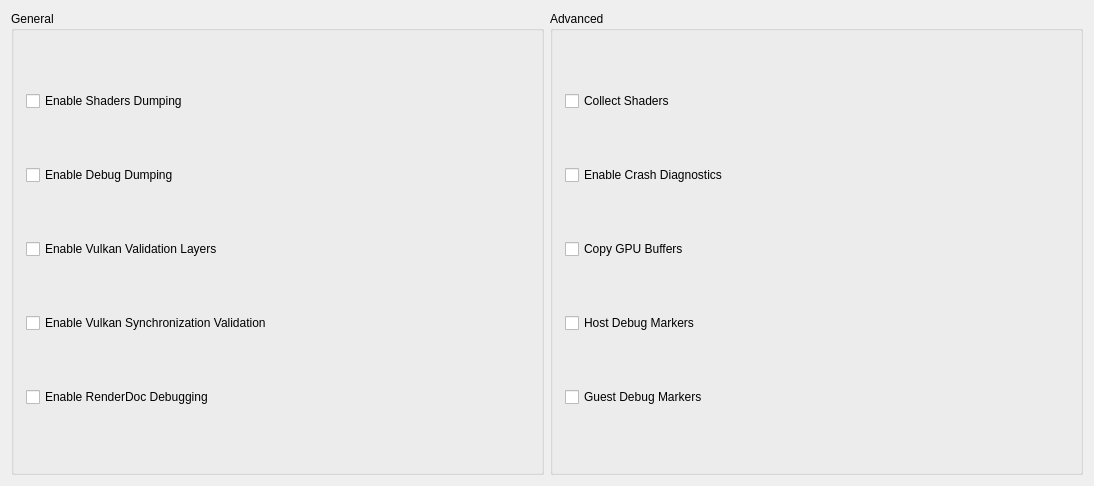
 <widget class="QWidget" name="debugTabContents">
  <property name="geometry">
   <rect>
    <x>0</x>
    <y>0</y>
    <width>1094</width>
    <height>486</height>
   </rect>
  </property>
  <layout class="QHBoxLayout" name="debugTabHLayout" stretch="1,1">
   <item>
    <widget class="QGroupBox" name="debugTabGroupBox">
     <property name="enabled">
      <bool>true</bool>
     </property>
     <property name="title">
      <string>General</string>
     </property>
     <property name="alignment">
      <set>Qt::AlignmentFlag::AlignLeading|Qt::AlignmentFlag::AlignLeft|Qt::AlignmentFlag::AlignTop</set>
     </property>
     <layout class="QVBoxLayout" name="debugTabLayout">
      <property name="spacing">
       <number>6</number>
      </property>
      <property name="leftMargin">
       <number>12</number>
      </property>
      <property name="topMargin">
       <number>12</number>
      </property>
      <property name="rightMargin">
       <number>12</number>
      </property>
      <property name="bottomMargin">
       <number>12</number>
      </property>
      <item>
       <widget class="QCheckBox" name="dumpShadersCheckBox">
        <property name="text">
         <string>Enable Shaders Dumping</string>
        </property>
       </widget>
      </item>
      <item>
       <widget class="QCheckBox" name="debugDump">
        <property name="text">
         <string>Enable Debug Dumping</string>
        </property>
       </widget>
      </item>
      <item>
       <widget class="QCheckBox" name="vkValidationCheckBox">
        <property name="text">
         <string>Enable Vulkan Validation Layers</string>
        </property>
       </widget>
      </item>
      <item>
       <widget class="QCheckBox" name="vkSyncValidationCheckBox">
        <property name="text">
         <string>Enable Vulkan Synchronization Validation</string>
        </property>
       </widget>
      </item>
      <item>
       <widget class="QCheckBox" name="rdocCheckBox">
        <property name="text">
         <string>Enable RenderDoc Debugging</string>
        </property>
       </widget>
      </item>
     </layout>
    </widget>
   </item>
   <item>
   
<widget class="QGroupBox" name="advancedGroupBox">
 <property name="sizePolicy">
  <sizepolicy hsizetype="Preferred" vsizetype="Preferred">
   <horstretch>0</horstretch>
   <verstretch>0</verstretch>
  </sizepolicy>
 </property>
 <property name="title">
  <string>Advanced</string>
 </property>
 <property name="alignment">
  <set>Qt::AlignmentFlag::AlignLeading|Qt::AlignmentFlag::AlignLeft|Qt::AlignmentFlag::AlignTop</set>
 </property>
 <layout class="QVBoxLayout" name="advancedLayout">
  <property name="spacing">
   <number>6</number>
  </property>
  <property name="leftMargin">
   <number>12</number>
  </property>
  <property name="topMargin">
   <number>12</number>
  </property>
  <property name="rightMargin">
   <number>12</number>
  </property>
  <property name="bottomMargin">
   <number>12</number>
  </property>
  <item>
   <widget class="QCheckBox" name="collectShaderCheckBox">
    <property name="text">
     <string>Collect Shaders</string>
    </property>
   </widget>
  </item>
  <item>
   <widget class="QCheckBox" name="crashDiagnosticsCheckBox">
    <property name="text">
     <string>Enable Crash Diagnostics</string>
    </property>
   </widget>
  </item>
  <item>
   <widget class="QCheckBox" name="copyGPUBuffersCheckBox">
    <property name="text">
     <string>Copy GPU Buffers</string>
    </property>
   </widget>
  </item>
  <item>
   <widget class="QCheckBox" name="hostMarkersCheckBox">
    <property name="text">
     <string>Host Debug Markers</string>
    </property>
   </widget>
  </item>
  <item>
   <widget class="QCheckBox" name="guestMarkersCheckBox">
    <property name="text">
     <string>Guest Debug Markers</string>
    </property>
   </widget>
  </item>
 </layout>
</widget>

   </item>
  </layout>
 </widget>
